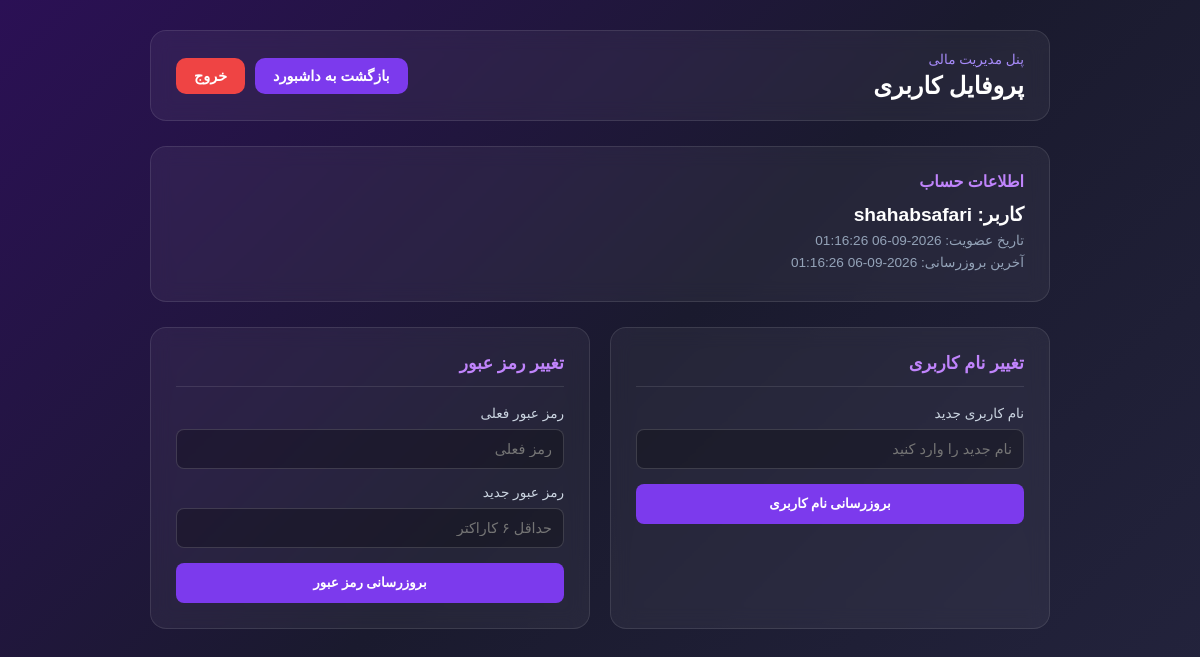
Screenshot of /profile (signed in) with the database file from the repository.
### tables this page shows
CREATE TABLE users (
                    id INTEGER PRIMARY KEY AUTOINCREMENT,
                    username TEXT UNIQUE NOT NULL,
                    password_hash TEXT NOT NULL,
                    email TEXT,
                    role TEXT NOT NULL DEFAULT 'user',
                    security_question TEXT,
                    security_answer_hash TEXT,
                    created_at DATETIME DEFAULT CURRENT_TIMESTAMP,
                    updated_at DATETIME DEFAULT CURRENT_TIMESTAMP
                );

### app.py (the view)
@app.route("/profile")
def profile():
    if "user_id" not in session:
        return redirect(url_for("login"))
    with db.get_connection() as conn:
        cursor = conn.cursor()
        cursor.execute("SELECT username, created_at, updated_at FROM users WHERE id = ?", (session["user_id"],))
        user = cursor.fetchone()
    return render_template("profile.html", user=user)

### data/database.py (called while the page is built)
    def get_connection(self):
        conn = sqlite3.connect(self.db_path)
        conn.row_factory = sqlite3.Row
        conn.execute("PRAGMA foreign_keys = ON")
        return conn

### templates/profile.html (shortened to what this page needs)
<!DOCTYPE html>
<html lang="fa" dir="rtl">
<head>
</head>
<body>
    <div class="container">
        <div class="topbar">
            <div>
                <span>پنل مدیریت مالی</span>
                <h2>پروفایل کاربری</h2>
            </div>
            <div class="btn-group">
                <a href="{{ url_for('dashboard') }}" class="btn btn-dashboard">بازگشت به داشبورد</a>
                <a href="{{ url_for('logout') }}" class="btn btn-logout">خروج</a>
            </div>
        </div>
        <div class="glass-card info-card">
            <h3>اطلاعات حساب</h3>
            <p class="username">کاربر: {{ user['username'] if user else session.get('username') }}</p>
            <p>تاریخ عضویت: {{ user['created_at'] if user else '---' }}</p>
            <p>آخرین بروزرسانی: {{ user['updated_at'] if user else '---' }}</p>
        </div>
        <div class="forms-grid">
            <div class="glass-card form-card">
                <h3>تغییر نام کاربری</h3>
                <form action="{{ url_for('change_username') }}" method="POST">
                    <label>نام کاربری جدید</label>
                    <input type="text" name="new_username" required placeholder="نام جدید را وارد کنید">
                    <button type="submit" class="btn-submit">بروزرسانی نام کاربری</button>
                </form>
            </div>
            <div class="glass-card form-card">
                <h3>تغییر رمز عبور</h3>
                <form action="{{ url_for('change_password') }}" method="POST">
                    <label>رمز عبور فعلی</label>
                    <input type="password" name="current_password" required placeholder="رمز فعلی">
                    <label>رمز عبور جدید</label>
                    <input type="password" name="new_password" required placeholder="حداقل ۶ کاراکتر">
                    <button type="submit" class="btn-submit">بروزرسانی رمز عبور</button>
                </form>
            </div>
        </div>
    </div>
</body>
</html>

### templates/profile.html (style rules this page uses)
* { margin: 0; padding: 0; box-sizing: border-box; font-family: Tahoma, sans-serif; }
body { min-height: 100vh; background: linear-gradient(135deg, #2b1055 0%, #1a1a2e 50%, #24243e 100%); color: #fff; padding: 30px 15px; }
.container { max-width: 900px; margin: 0 auto; }
.topbar { display: flex; justify-content: space-between; align-items: center; flex-wrap: wrap; gap: 15px; background: rgba(255, 255, 255, 0.05); border: 1px solid rgba(255, 255, 255, 0.1); border-radius: 16px; padding: 20px 25px; margin-bottom: 25px; backdrop-filter: blur(10px); }
.topbar span { font-size: 0.85rem; color: #a78bfa; display: block; }
.topbar h2 { margin-top: 5px; }
.btn-group { display: flex; gap: 10px; }
.btn { padding: 10px 18px; border-radius: 10px; text-decoration: none; font-weight: bold; font-size: 0.9rem; color: #fff; }
.btn-dashboard { background-color: #7c3aed; }
.btn-logout { background-color: #ef4444; }
.glass-card { background: rgba(255, 255, 255, 0.05); border: 1px solid rgba(255, 255, 255, 0.1); border-radius: 16px; padding: 25px; backdrop-filter: blur(10px); }
.info-card { margin-bottom: 25px; }
.info-card h3 { color: #c084fc; font-size: 1rem; margin-bottom: 12px; }
.info-card p { color: #94a3b8; font-size: 0.85rem; margin: 6px 0; }
.info-card .username { color: #fff; font-size: 1.2rem; font-weight: bold; }
.forms-grid { display: grid; grid-template-columns: repeat(auto-fit, minmax(320px, 1fr)); gap: 20px; }
.form-card h3 { color: #c084fc; font-size: 1.1rem; border-bottom: 1px solid rgba(255, 255, 255, 0.1); padding-bottom: 12px; margin-bottom: 18px; }
label { display: block; color: #cbd5e1; font-size: 0.85rem; margin-bottom: 8px; }
input { width: 100%; padding: 11px; margin-bottom: 15px; background: rgba(0, 0, 0, 0.25); border: 1px solid rgba(255, 255, 255, 0.15); border-radius: 8px; color: #fff; font-size: 0.9rem; }
.btn-submit { width: 100%; background-color: #7c3aed; color: #fff; border: none; padding: 12px; border-radius: 8px; font-weight: bold; cursor: pointer; font-family: Tahoma; }

### rows the page displays
users: username "shahabsafari", created_at "2026-09-06 01:16:26", updated_at "2026-09-06 01:16:26"
